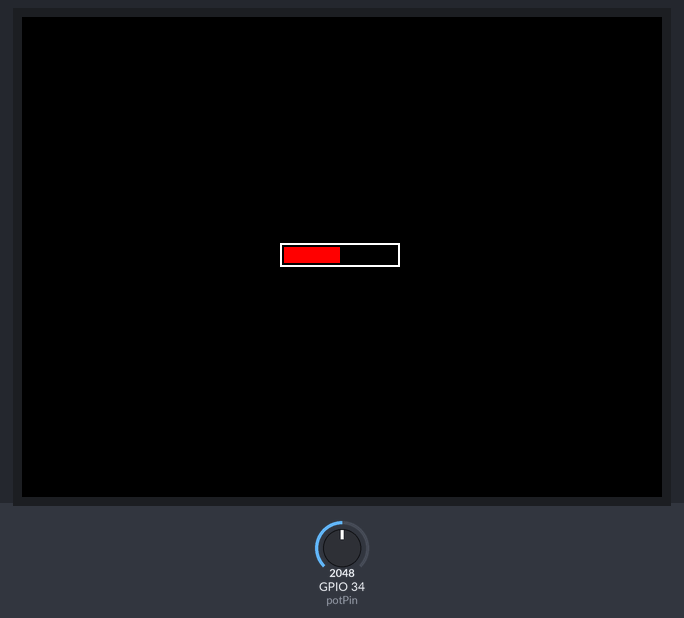
Recording of a sketch running on a simulated ESP32. Parts: 320×240 colour display. The inputs (shaded band) are chosen by the test bench; at power-on: GPIO 34 (potPin) = 2048.

Above: at 1.4 s.
1.5 s: GPIO 34 (potPin) set to 2866
At 2.1 s:
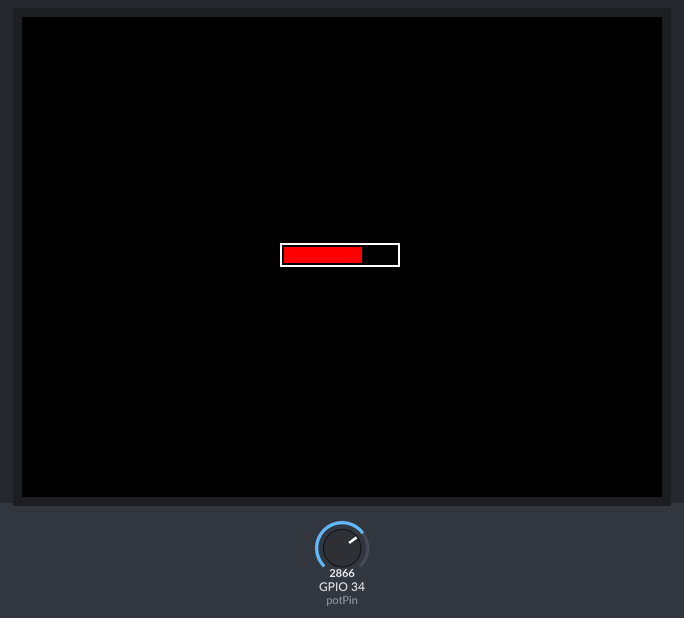
4.5 s: GPIO 34 (potPin) set to 3603
At 5.9 s:
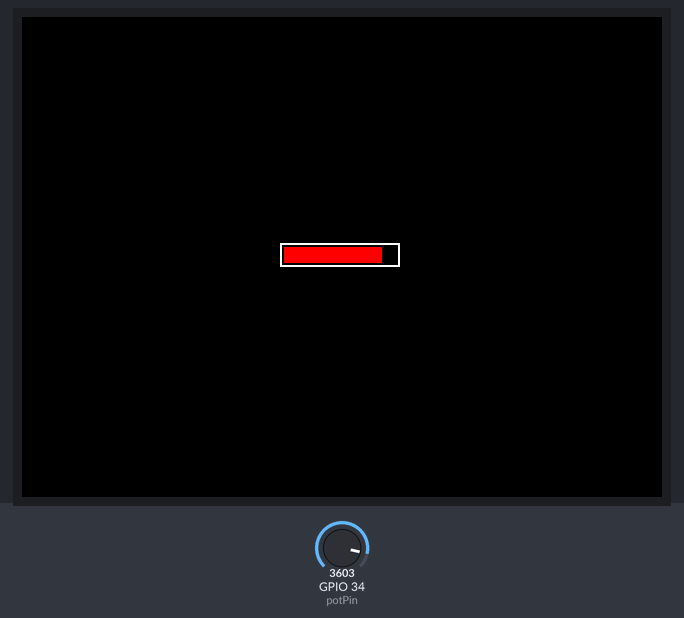
7.5 s: GPIO 34 (potPin) set to 4095
Timing chart, 0 to 10.5 s (numbered marks = the images above; inputs shaded):
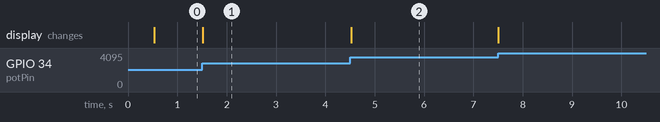

Measured:
- after the input at 1.5 s, the display: changes at once (image 1)
- after the input at 4.5 s, the display: changes at once (image 2)

The sketch:

ili9341_balken.ino
```cpp
#include <SPI.h>
#include <Adafruit_GFX.h>
#include <Adafruit_ILI9341.h>

#define TFT_DC 2
#define TFT_CS 15
Adafruit_ILI9341 display = Adafruit_ILI9341(TFT_CS, TFT_DC);

#define potPin 34


void setup() {

  display.begin();
  display.setRotation(1);

  display.fillScreen(ILI9341_BLACK);

}

void loop() {

  int potValue = map(analogRead(potPin),0,4095,0,56);

  int x = 320/2 - 60/2 - 1;
  int y = 240/2 - 12/2 - 1;

  display.drawRect(x, y, 60, 12, ILI9341_WHITE);
  display.fillRect(x+1, y+1, 58, 10, ILI9341_BLACK);
  display.fillRect(x+2, y+2, potValue, 8, ILI9341_RED);

}
```
